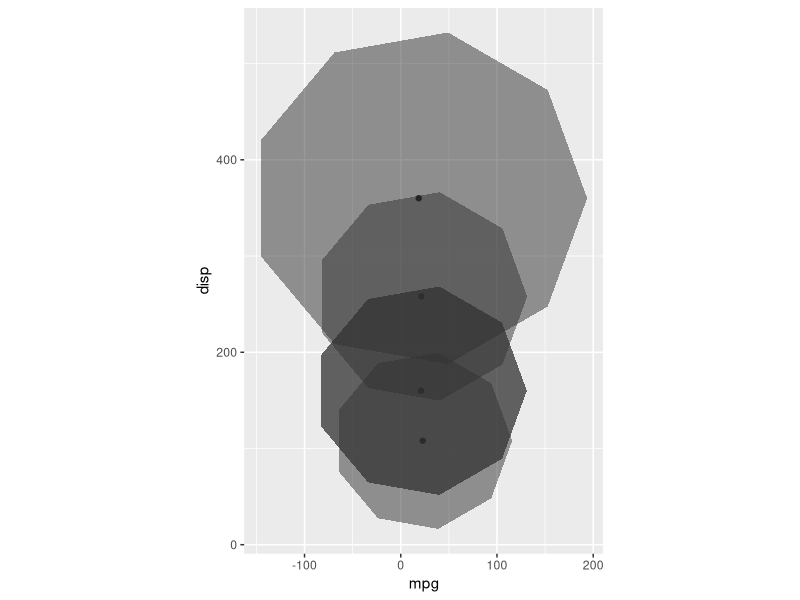
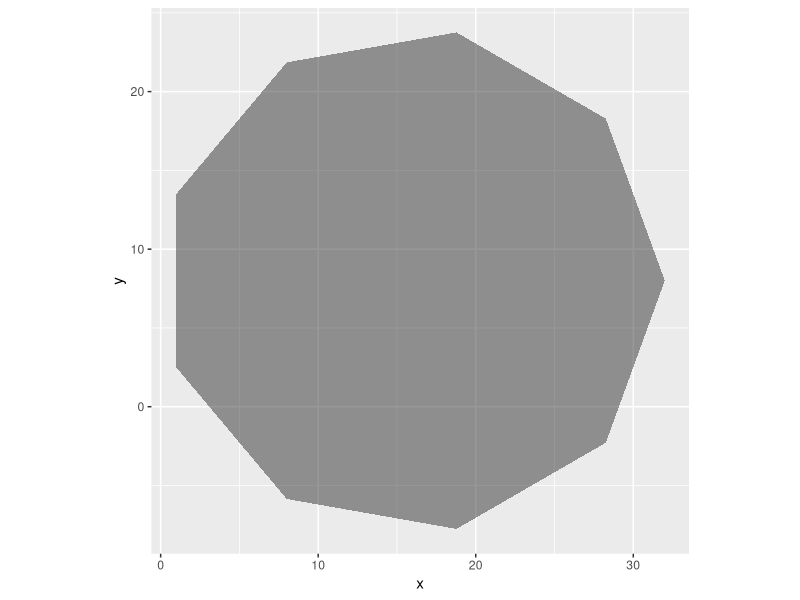
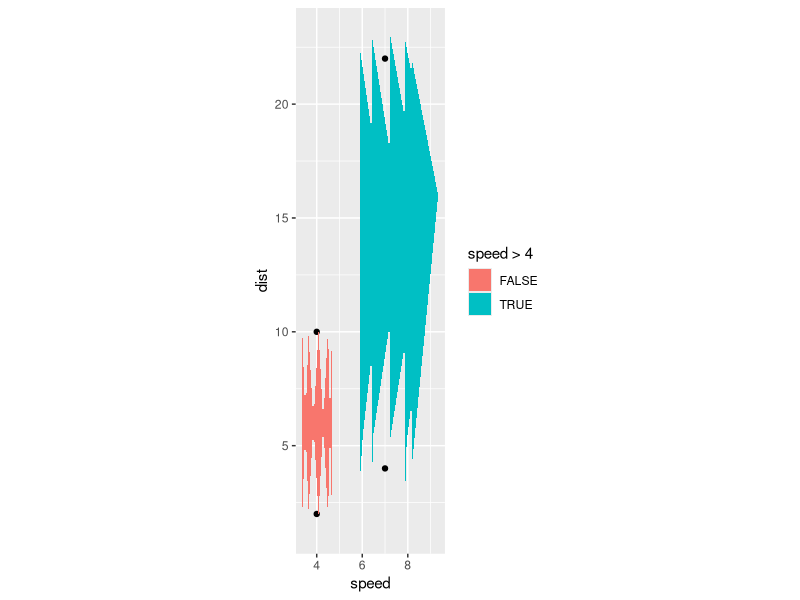

Here is the R script that generated these plots, in order: (Note: this script raises an error after producing the figures.)
## ---- chunk 1
knitr::opts_chunk$set(echo = TRUE)
## ---- chunk 2
library(tidyverse)

create_circle <- function(n = 10){
  
    angles <- seq(from = 0,
                to = 2 * pi,
                length.out = n)

  data.frame(
    x = c(cos(angles)),
    y = c(sin(angles))
  )
  
}



mtcars %>%
  .[1:5,] %>% 
  mutate(which_car = row_number()) %>% 
  crossing(create_circle() %>%
             mutate(order = row_number())) %>% 
  arrange(which_car, order) %>% 
  # scaling
  mutate(x = hp * x) %>% 
  mutate(y = hp * y) %>%  
  # centering
  mutate(x = x + mpg) %>%
  mutate(y = y + disp) %>%
  ungroup() ->
five_cars_circles
  
mtcars %>%
  .[1:5,] %>%  
  ggplot() + 
  aes(x = mpg, disp) +
  geom_point() + 
  geom_polygon(data = five_cars_circles, 
            aes(x = x, y = y, group = which_car),
            alpha = .5) + 
  coord_equal()
## ---- chunk 3



setup_data_circle <- function(data, params) {
  
    if (data$group[1] == -1) {
      nrows <- nrow(data)
      data$group <- seq_len(nrows)
    }
  
    data  # return data with a group variable

}
## ---- chunk 4
cars %>% 
  slice(1:5) %>% 
  mutate(group = -1) %>% # no grouping neg one is default in ggplot2
  setup_data_circle() # setup makes each row defines a group

cars %>% 
  slice(5:20) %>% 
  mutate(group = 2) %>% # if a group is already defined
  setup_data_circle() # setup data does not do anything
## ---- chunk 5

create_circle <- function(n = 10){
  
    angles <- seq(from = 0,
                to = 2 * pi,
                length.out = n)

  data.frame(
    x_on_zero = c(cos(angles)),
    y_on_zero = c(sin(angles))
  )
  
}

compute_panel_circle <- function(data, scales, n = 5){


single_circle <- create_circle()


data %>% 
  # mutate(which_car = row_number()) %>% 
  crossing(single_circle %>%
             mutate(the_order = row_number())) %>% 
  arrange(the_order) %>% 
  # scaling
  mutate(x_sized = r * x_on_zero) %>% 
  mutate(y_sized = r * y_on_zero) %>%  
  # centering
  mutate(x = x_sized + x0) %>%
  mutate(y = y_sized + y0)
  
  
}




# compute_panel_circles <- function(data, scales, n = 20){
# 
# data %>% 
#   mutate(diamond = 
#            purrr::map(.x = r, 
#                        create_circle)) %>% 
#   mutate(my_group = row_number()) %>% 
#   unnest() %>% 
#   mutate(x = x + x0) %>% 
#   mutate(y = y + y0)
# 
# }

## ---- chunk 6
mtcars %>%
  select(disp, mpg, cyl) %>% 
  rename(x0 = disp, y0 = mpg, r = cyl) %>% 
  compute_panel_circle(n = 6)

cars %>%
  rename(x0 = dist, y0 = speed) %>% 
  mutate(r = x0) %>%
  .[5,] %>% 
  compute_panel_circle(n = 6) %>% 
  ggplot() + 
  aes(x = x, y = y) +
  geom_polygon(alpha = .5) + 
  coord_equal()

## ---- chunk 7
StatCircle <- ggproto(`_class` = "StatCircle", 
                      `_inherit` = Stat, 
                      setup_data = setup_data_circle,
                      compute_panel = compute_panel_circle,
                      required_aes = c("x0", "y0", "r")
                      )
## ---- chunk 8
geom_circle <- function(mapping = NULL, 
                        data = NULL, 
                        stat = "circle", 
                        position = "identity", 
                        ..., 
                        n = 8, 
                        lineend = "butt", 
                        linejoin = "round", 
                        na.rm = FALSE, 
                        show.legend = NA, 
                        inherit.aes = TRUE) {
  layer(
    data = data, 
    mapping = mapping, 
    stat = stat, 
    geom = GeomPolygon, 
    position = position, 
    show.legend = show.legend, 
    inherit.aes = inherit.aes, 
    params = list(
      n = n, 
      lineend = lineend, 
      linejoin = linejoin, 
      na.rm = na.rm, 
      ...
    )
  )
}
## ---- chunk 9
test_df <- data.frame(
  
  x0 = c(-5, 5),
  y0 = c(5, -5),
  r = c(5, 4),
  class = c("a", "b")
  
)


cars %>% 
  slice(1:5) %>% 
  ggplot() + 
  aes(x = speed, y = dist) +
  geom_point() +
  aes(x0 = speed, 
      y0 = dist, 
      r = speed/6) + 
  geom_circle() +
  coord_equal() + 
  aes(fill = speed > 4)
## ---- chunk 10
baseplot + 
  aes(fill = speed == 6) +
  geom_circle(n = 7, alpha = .2) + 
  facet_wrap(~class)
## ---- chunk 11
baseplot + 
  aes(fill = speed > 6) +
  ggforce::geom_circle(n = 5)
## ---- chunk 12
baseplot +
  geom_circle(n = 7, alpha = .2) ->
p1

layer_data(p1, 2)

baseplot + 
  aes(fill = speed > 6) +
  geom_circle(n = 7, alpha = .2) ->
p2

layer_data(p2, 2)
